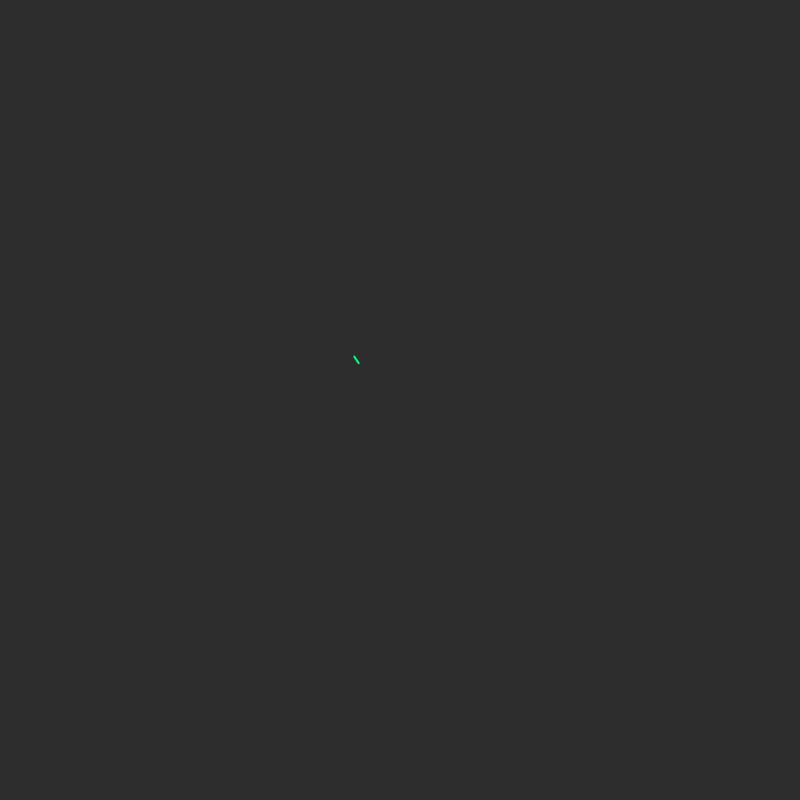
Frame 1 (no input)
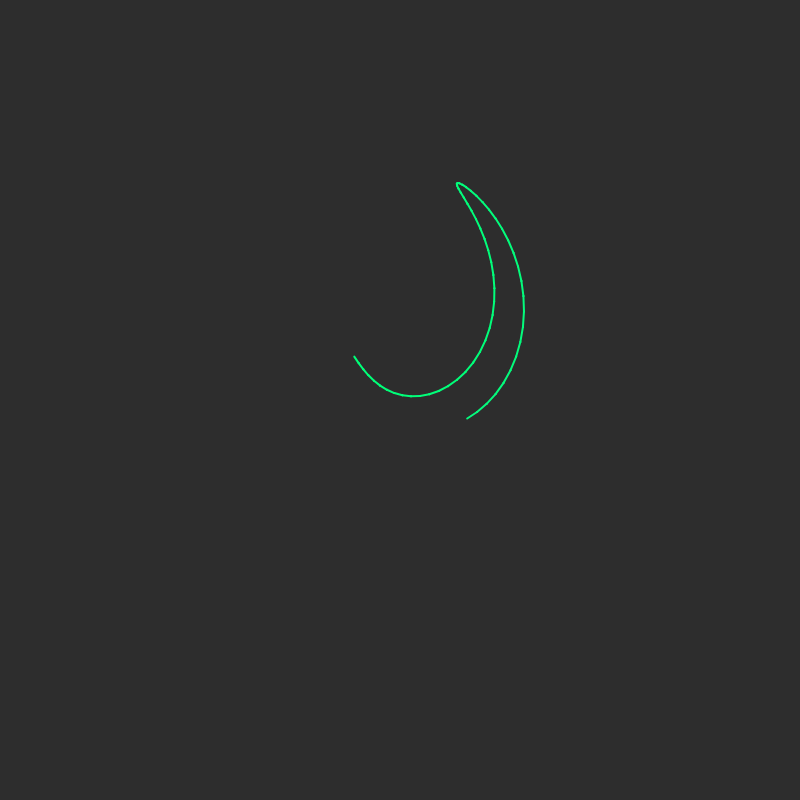
Frame 60 (no input)
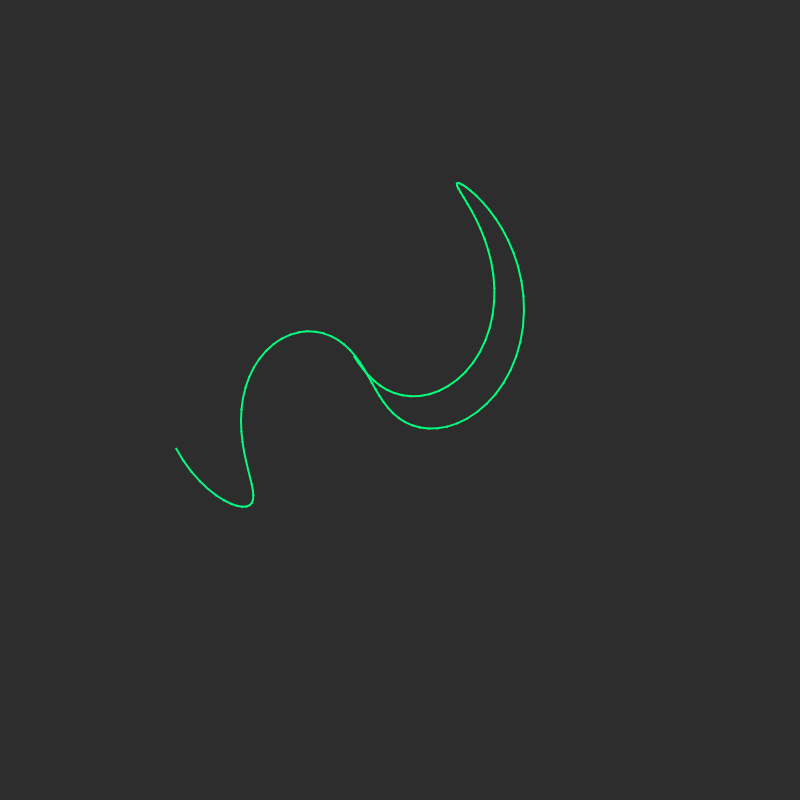
Frame 120 (the mouse pressed at the canvas centre since frame 60)

The p5.js sketch that drew these frames (run headless with seeded random() and noise() and a simulated clock; from frame 60 on, the mouse is pressed at the canvas centre):

// p5.js sketch
// ── sketch.js
var allWidth = 800;

var allHeight = 800;
var x, y;
var dt = 0.05;
var t = 0;
class ppint {
  constructor(x, y, r) {
    //坐标
    this.x = mouseX;
    this.y = mouseY;
    this.r = r;
  }

  show() {
    fill(167);
    noStroke();
    ellipse(this.x, this.y, this.r);
  }
}

function setup() {
  createCanvas(allWidth, allHeight);
  background(45);
  x = random(150, 350);
  y = random(150, 350);
}

function draw() {
  t += PI / 400;
  var l1 = getP2(t);
  var l2 = getP2(t + PI / 400);
  // t += 0.005;
  // l1 = getP2(t);
  // l2 = getP2(t + 0.005);
  // x += 1;
  // y = cos(x) + cos(PI * x) / (2 - PI);
  point(l1[0], l1[1]);
  stroke((10 * t) % 255, (255 - 10 * t) % 255, (120 + 10 * t) % 255);
  strokeWeight(2);
  line(l1[0], l1[1], l2[0], l2[1]);
}

function getP1(t) {
  x =
    400 +
    (-((721 * sin(t)) / 4) +
      (196 / 3) * sin(2 * t) -
      (86 / 3) * sin(3 * t) -
      (131 / 2) * sin(4 * t) +
      (477 / 14) * sin(5 * t) +
      27 * sin(6 * t) -
      (29 / 2) * sin(7 * t) +
      (68 / 5) * sin(8 * t) +
      (1 / 10) * sin(9 * t) +
      (23 / 4) * sin(10 * t) -
      (19 / 2) * sin(12 * t) -
      (85 / 21) * sin(13 * t) +
      (2 / 3) * sin(14 * t) +
      (27 / 5) * sin(15 * t) +
      (7 / 4) * sin(16 * t) +
      (17 / 9) * sin(17 * t) -
      4 * sin(18 * t) -
      (1 / 2) * sin(19 * t) +
      (1 / 6) * sin(20 * t) +
      (6 / 7) * sin(21 * t) -
      (1 / 8) * sin(22 * t) +
      (1 / 3) * sin(23 * t) +
      (3 / 2) * sin(24 * t) +
      (13 / 5) * sin(25 * t) +
      sin(26 * t) -
      2 * sin(27 * t) +
      (3 / 5) * sin(28 * t) -
      (1 / 5) * sin(29 * t) +
      (1 / 5) * sin(30 * t) +
      (2337 * cos(t)) / 8 -
      (43 / 5) * cos(2 * t) +
      (322 / 5) * cos(3 * t) -
      (117 / 5) * cos(4 * t) -
      (26 / 5) * cos(5 * t) -
      (23 / 3) * cos(6 * t) +
      (143 / 4) * cos(7 * t) -
      (11 / 4) * cos(8 * t) -
      (31 / 3) * cos(9 * t) -
      (13 / 4) * cos(10 * t) -
      (9 / 2) * cos(11 * t) +
      (41 / 20) * cos(12 * t) +
      8 * cos(13 * t) +
      (2 / 3) * cos(14 * t) +
      6 * cos(15 * t) +
      (17 / 4) * cos(16 * t) -
      (3 / 2) * cos(17 * t) -
      (29 / 10) * cos(18 * t) +
      (11 / 6) * cos(19 * t) +
      (12 / 5) * cos(20 * t) +
      (3 / 2) * cos(21 * t) +
      (11 / 12) * cos(22 * t) -
      (4 / 5) * cos(23 * t) +
      cos(24 * t) +
      (17 / 8) * cos(25 * t) -
      (7 / 2) * cos(26 * t) -
      (5 / 6) * cos(27 * t) -
      (11 / 10) * cos(28 * t) +
      (1 / 2) * cos(29 * t) -
      (1 / 5) * cos(30 * t)) /
      5;
  y =
    400 -
    (-((637 * sin(t)) / 2) -
      (188 / 5) * sin(2 * t) -
      (11 / 7) * sin(3 * t) -
      (12 / 5) * sin(4 * t) +
      (11 / 3) * sin(5 * t) -
      (37 / 4) * sin(6 * t) +
      (8 / 3) * sin(7 * t) +
      (65 / 6) * sin(8 * t) -
      (32 / 5) * sin(9 * t) -
      (41 / 4) * sin(10 * t) -
      (38 / 3) * sin(11 * t) -
      (47 / 8) * sin(12 * t) +
      (5 / 4) * sin(13 * t) -
      (41 / 7) * sin(14 * t) -
      (7 / 3) * sin(15 * t) -
      (13 / 7) * sin(16 * t) +
      (17 / 4) * sin(17 * t) -
      (9 / 4) * sin(18 * t) +
      (8 / 9) * sin(19 * t) +
      (3 / 5) * sin(20 * t) -
      (2 / 5) * sin(21 * t) +
      (4 / 3) * sin(22 * t) +
      (1 / 3) * sin(23 * t) +
      (3 / 5) * sin(24 * t) -
      (3 / 5) * sin(25 * t) +
      (6 / 5) * sin(26 * t) -
      (1 / 5) * sin(27 * t) +
      (10 / 9) * sin(28 * t) +
      (1 / 3) * sin(29 * t) -
      (3 / 4) * sin(30 * t) -
      (125 * cos(t)) / 2 -
      (521 / 9) * cos(2 * t) -
      (359 / 3) * cos(3 * t) +
      (47 / 3) * cos(4 * t) -
      (33 / 2) * cos(5 * t) -
      (5 / 4) * cos(6 * t) +
      (31 / 8) * cos(7 * t) +
      (9 / 10) * cos(8 * t) -
      (119 / 4) * cos(9 * t) -
      (17 / 2) * cos(10 * t) +
      (22 / 3) * cos(11 * t) +
      (15 / 4) * cos(12 * t) -
      (5 / 2) * cos(13 * t) +
      (19 / 6) * cos(14 * t) +
      (7 / 4) * cos(15 * t) +
      (31 / 4) * cos(16 * t) -
      cos(17 * t) +
      (11 / 10) * cos(18 * t) -
      (2 / 3) * cos(19 * t) +
      (13 / 3) * cos(20 * t) -
      (5 / 4) * cos(21 * t) +
      (2 / 3) * cos(22 * t) +
      (1 / 4) * cos(23 * t) +
      (5 / 6) * cos(24 * t) +
      (3 / 4) * cos(26 * t) -
      (1 / 2) * cos(27 * t) -
      (1 / 10) * cos(28 * t) -
      (1 / 3) * cos(29 * t) -
      (1 / 19) * cos(30 * t)) /
      5;

  var loc = new Array(x, y);
  return loc;
}

function getP2(t) {
  var x = 350 + 200 * sin(5 * t) * cos(cos(11 * t));
  var y = 350 + 200 * sin(5 * t) * sin(cos(11 * t));
  var loc = new Array(x, y);
  return loc;
}
